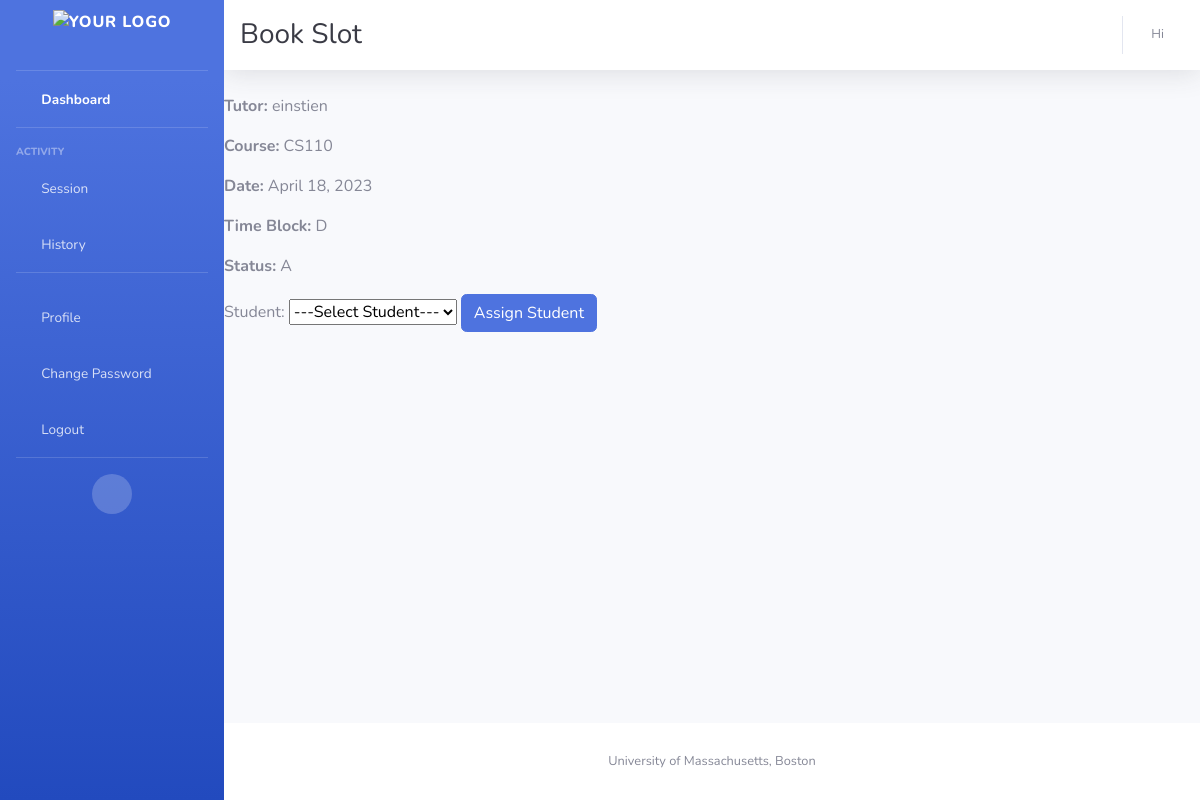
/bookingpage/19 (signed in), run on the app's committed database.
### appusers/models.py (models this page shows, shortened)
class Availability(models.Model):
    tutor = models.ForeignKey(Tutor, on_delete=models.CASCADE, null=True, blank=True, related_name='availabilities')
    date = models.DateField()
    timeblock = models.CharField(max_length=1, choices=TIMEBLOCK_CHOICES)
    booked_by = models.ForeignKey(Student, on_delete=models.SET_NULL, null=True, blank=True,
                                  related_name='booked_slots')
    course = models.ForeignKey(Course, on_delete=models.CASCADE)
    status = models.CharField(max_length=1, choices=STATUS_CHOICES)
    semester = models.CharField(max_length=8, null=True)

class Tutor(models.Model):
    user = models.OneToOneField(User, on_delete=models.CASCADE)
    courses = models.ManyToManyField(Course, related_name='tutors')
    def __str__(self):
        return self.user.username

class Course(models.Model):
    c_name = models.CharField(max_length=100)
    c_code = models.CharField(max_length=50, unique=True, null=False)
    def __str__(self):
        return self.c_name

### appusers/views.py (the view, shortened to what this page needs)
# urls.py: path('bookingpage/<int:availability_id>',book_slots , name='booking_page'),
@login_required
def book_slots(request, availability_id):
    availability = get_object_or_404(Availability, id=availability_id)
    if request.user.is_superuser:
        students = Student.objects.all()
        return render(request, 'booking_page.html', {'slot': availability, 'students': students})
    else:
        return render(request, 'booking_page.html', {'slot': availability})

### appusers/models.py (called while the page is built)
    def __str__(self):
        return self.user.username

### templates/booking_page.html (shortened to what this page needs)
{% extends "base_bootstrapped.html" %}
{% block top_heading %}
    <h1 class="h3 mb-0 text-gray-900">Book Slot</h1>
{% endblock %}
{% block content %}
        <form method="POST">
            <p><strong>Tutor:</strong> {{ slot.tutor }}</p>
            <p><strong>Course:</strong> {{ slot.course }}</p>
            <p><strong>Date:</strong> {{ slot.date }}</p>
            <p><strong>Time Block:</strong> {{ slot.timeblock }}</p>
            <p><strong>Status:</strong> {{ slot.status }}</p>
            {% if user.is_authenticated %}
            {% if user.is_superuser  %}
                <label for="student">Student:</label>
                <select name="student" id="student">
                    <option value="">---Select Student---</option>
                </select>
                <button type="submit"  class="btn btn-primary" onclick="return confirm('Are you sure you want to assign this slot?')">Assign Student</button>
            {% else %}
                <input type="hidden" name="student" value="{{ user.student.id }}">
                <button type="submit"  class="btn btn-primary" onclick="return confirm('Are you sure you want to book this slot?')">Book</button>
            {% endif %}
            {% endif %}
        </form>
{% endblock %}

### data on the page
Availability: tutor "einstien", course "CS110", date "April 18, 2023", timeblock "D", status "A"
